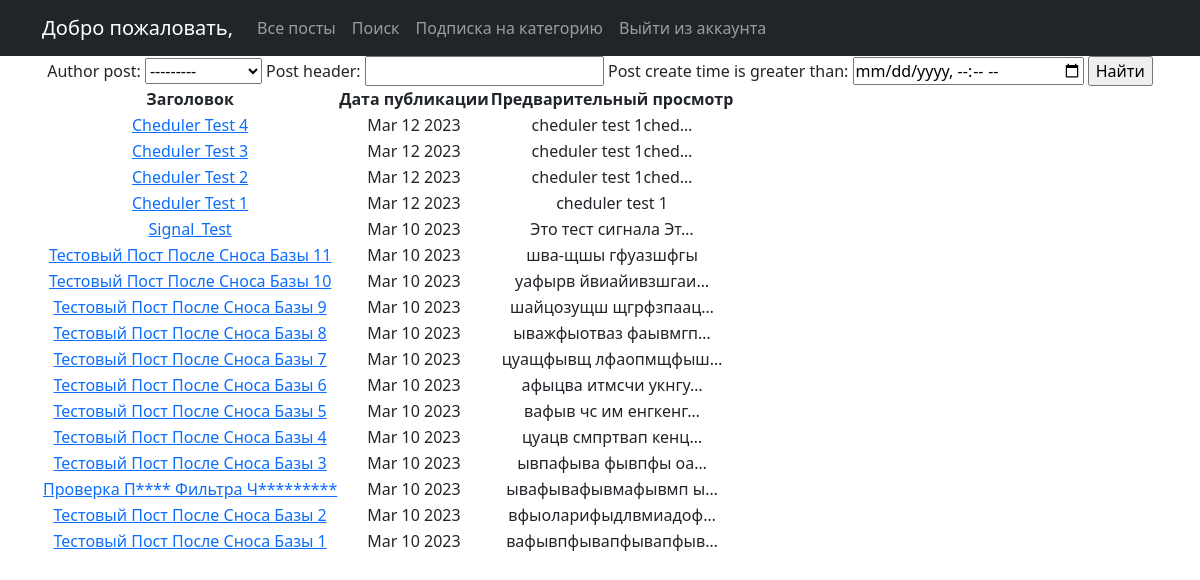
Page /posts/search/ on the earlier database version.
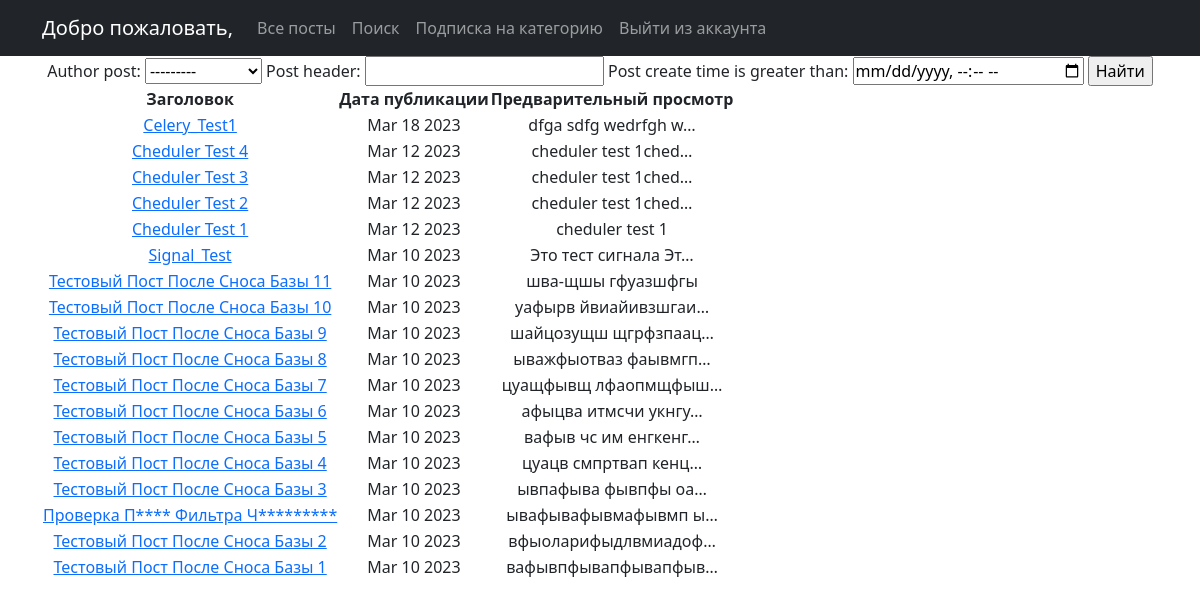
Same page on the later database version.
### news/models.py (models this page shows, shortened)
class Post(models.Model):
    news = 'NE'
    article = 'AR'
    POSITIONS = [
        (news, 'Новость'),
        (article, 'Статья'),
    ]
    author_post = models.ForeignKey(Author, on_delete=models.CASCADE)
    type_choice = models.CharField(max_length=2, choices=POSITIONS, default=news)
    post_create_time = models.DateTimeField(auto_now_add=True)
    post_category = models.ManyToManyField(Category, through='PostCategory')
    post_header = models.CharField(max_length=128)
    post_text = models.TextField()
    post_rating = models.IntegerField(default=0)
    class Meta:
        verbose_name = 'Пост'
        verbose_name_plural = 'Посты'

### news/views.py (the view)
# urls.py: path('search/', PostSearch.as_view(), name='posts_search'),
class PostSearch(ListView):
    model = Post
    template_name = 'post_search.html'
    context_object_name = 'post_search'
    queryset = Post.objects.all().values().order_by('-id')
    paginate_by = 10
    form_class = PostSearchForm
    def get_context_data(self, **kwargs):
        context = super().get_context_data(**kwargs) #Забираем отфильтрованные объекты
        context['filter'] = PostFilter(self.request.GET, queryset=self.get_queryset()) #вписываем фильтр в контекст
        context['categories'] = Post.objects.all()
        context['form'] = PostSearchForm()
        return context

### news/forms.py
class PostSearchForm(ModelForm):
    class Meta:
        model = Post
        fields = ['post_header', 'post_category', 'author_post', 'post_text']

### news/models.py (called while the page is built)
    def __str__(self): #Метод для очеловечивания вывода из БД
        return '{}'.format(self.author.username) #Форматирование строк - защита от SQL инъекций

### news/templatetags/custom_filters.py (called while the page is built)
@register.filter()
def censor(value):
    arg = ['путин', 'сука', 'черномазый', 'Путин', 'Сука', 'Черномазый']
    slova = value.split(' ')
    for censura in arg:
        for (index, slovo) in enumerate(slova):
            if slovo == censura:
                slova[index] = slovo[0] + ('*' * (len(slovo) - 1))
    return ' '.join(slova)

### templates/post_search.html (shortened to what this page needs)
{% extends 'flatpages/default.html' %}
{% load custom_filters %}
{% load custom_tags %}
{% block content %}
     <form method="GET">
            {{ filter.form }}
            <input type="submit" value="Найти">
        </form>
            <table>
                <thead>
                   <th>Заголовок</th>
                   <th>Дата публикации</th>
                   <th>Предварительный просмотр</th>
                </thead>
                {% for posts in filter.qs %}
                    <tr>
                        <td>
                            <a href="{% url 'post_detail' posts.id %}">{{ posts.post_header|title|censor }}</a>
                        </td>
                        <td>{{ posts.post_create_time|date:'M d Y' }}</td>
                        <td>{{ posts.post_text|truncatechars:20|censor }}</td>
                    </tr>
                {% endfor %}
            </table>
{% endblock content %}

Differences in the rows shown:
added Post: post_header|censor "Celery_Test1", post_create_time "Mar 18 2023", post_text|censor "dfga sdfg wedrfgh w…"
